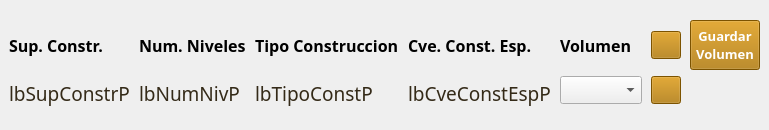
                   <widget class="QWidget" name="widget_8" native="true">
                    <property name="maximumSize">
                     <size>
                      <width>16777215</width>
                      <height>90</height>
                     </size>
                    </property>
                    <layout class="QGridLayout" name="gridLayout_12">
                     <property name="leftMargin">
                      <number>9</number>
                     </property>
                     <property name="topMargin">
                      <number>20</number>
                     </property>
                     <property name="rightMargin">
                      <number>9</number>
                     </property>
                     <property name="bottomMargin">
                      <number>20</number>
                     </property>
                     <property name="horizontalSpacing">
                      <number>9</number>
                     </property>
                     <item row="0" column="2">
                      <widget class="QLabel" name="label_40">
                       <property name="maximumSize">
                        <size>
                         <width>160</width>
                         <height>16777215</height>
                        </size>
                       </property>
                       <property name="font">
                        <font>
                         <family>Century Gothic</family>
                         <pointsize>12</pointsize>
                         <weight>75</weight>
                         <bold>true</bold>
                        </font>
                       </property>
                       <property name="text">
                        <string>Tipo Construccion</string>
                       </property>
                      </widget>
                     </item>
                     <item row="2" column="1" rowspan="2">
                      <widget class="QLabel" name="lbNumNivP">
                       <property name="font">
                        <font>
                         <family>Century Gothic</family>
                         <pointsize>14</pointsize>
                         <weight>50</weight>
                         <bold>false</bold>
                        </font>
                       </property>
                       <property name="styleSheet">
                        <string notr="true">color : rgb(52, 42, 24 )</string>
                       </property>
                       <property name="text">
                        <string>lbNumNivP</string>
                       </property>
                      </widget>
                     </item>
                     <item row="0" column="1">
                      <widget class="QLabel" name="label_33">
                       <property name="maximumSize">
                        <size>
                         <width>132</width>
                         <height>16777215</height>
                        </size>
                       </property>
                       <property name="font">
                        <font>
                         <family>Century Gothic</family>
                         <pointsize>12</pointsize>
                         <weight>75</weight>
                         <bold>true</bold>
                        </font>
                       </property>
                       <property name="text">
                        <string>Num. Niveles</string>
                       </property>
                      </widget>
                     </item>
                     <item row="2" column="2" rowspan="2">
                      <widget class="QLabel" name="lbTipoConstP">
                       <property name="maximumSize">
                        <size>
                         <width>160</width>
                         <height>16777215</height>
                        </size>
                       </property>
                       <property name="font">
                        <font>
                         <family>Century Gothic</family>
                         <pointsize>14</pointsize>
                         <weight>50</weight>
                         <bold>false</bold>
                        </font>
                       </property>
                       <property name="styleSheet">
                        <string notr="true">color : rgb(52, 42, 24 )</string>
                       </property>
                       <property name="text">
                        <string>lbTipoConstP</string>
                       </property>
                      </widget>
                     </item>
                     <item row="0" column="11">
                      <widget class="QPushButton" name="btnGuardaVolP">
                       <property name="sizePolicy">
                        <sizepolicy hsizetype="Minimum" vsizetype="Fixed">
                         <horstretch>70</horstretch>
                         <verstretch>50</verstretch>
                        </sizepolicy>
                       </property>
                       <property name="minimumSize">
                        <size>
                         <width>70</width>
                         <height>50</height>
                        </size>
                       </property>
                       <property name="maximumSize">
                        <size>
                         <width>60</width>
                         <height>16777215</height>
                        </size>
                       </property>
                       <property name="sizeIncrement">
                        <size>
                         <width>0</width>
                         <height>0</height>
                        </size>
                       </property>
                       <property name="baseSize">
                        <size>
                         <width>0</width>
                         <height>0</height>
                        </size>
                       </property>
                       <property name="font">
                        <font>
                         <family>Century Gothic</family>
                         <pointsize>10</pointsize>
                         <weight>75</weight>
                         <bold>true</bold>
                        </font>
                       </property>
                       <property name="styleSheet">
                        <string notr="true">background : rgb(174, 116, 0);
color : rgb(255, 255, 255)</string>
                       </property>
                       <property name="text">
                        <string>Guardar
Volumen</string>
                       </property>
                      </widget>
                     </item>
                     <item row="0" column="0">
                      <widget class="QLabel" name="label_32">
                       <property name="maximumSize">
                        <size>
                         <width>160</width>
                         <height>224</height>
                        </size>
                       </property>
                       <property name="font">
                        <font>
                         <family>Century Gothic</family>
                         <pointsize>12</pointsize>
                         <weight>75</weight>
                         <bold>true</bold>
                        </font>
                       </property>
                       <property name="text">
                        <string>Sup. Constr.</string>
                       </property>
                      </widget>
                     </item>
                     <item row="0" column="5">
                      <widget class="QPushButton" name="btnDelConstrP">
                       <property name="minimumSize">
                        <size>
                         <width>30</width>
                         <height>28</height>
                        </size>
                       </property>
                       <property name="maximumSize">
                        <size>
                         <width>30</width>
                         <height>28</height>
                        </size>
                       </property>
                       <property name="styleSheet">
                        <string notr="true">background : rgb(174, 116, 0);
color : rgb(255, 255, 255)</string>
                       </property>
                       <property name="text">
                        <string/>
                       </property>
                       <property name="icon">
                        <iconset>
                         <normaloff>:/cedula/icons/remove_one.png</normaloff>:/cedula/icons/remove_one.png</iconset>
                       </property>
                      </widget>
                     </item>
                     <item row="0" column="4">
                      <widget class="QLabel" name="label_31">
                       <property name="font">
                        <font>
                         <family>Century Gothic</family>
                         <pointsize>12</pointsize>
                         <weight>75</weight>
                         <bold>true</bold>
                        </font>
                       </property>
                       <property name="text">
                        <string>Volumen</string>
                       </property>
                      </widget>
                     </item>
                     <item row="2" column="4">
                      <widget class="QComboBox" name="cmbVolumenP">
                       <property name="minimumSize">
                        <size>
                         <width>0</width>
                         <height>28</height>
                        </size>
                       </property>
                       <property name="maximumSize">
                        <size>
                         <width>82</width>
                         <height>28</height>
                        </size>
                       </property>
                       <property name="font">
                        <font>
                         <pointsize>14</pointsize>
                         <weight>75</weight>
                         <bold>true</bold>
                        </font>
                       </property>
                       <property name="styleSheet">
                        <string notr="true">QComboBox QAbstractItemView::item { min-height: 25;}
QListView{color: black ; font-size: 16px; outline:none; font-weight:bold}QListView::item:selected { color: red; background-color: lightgray;}</string>
                       </property>
                      </widget>
                     </item>
                     <item row="2" column="3" rowspan="2">
                      <widget class="QLabel" name="lbCveConstEspP">
                       <property name="maximumSize">
                        <size>
                         <width>172</width>
                         <height>16777215</height>
                        </size>
                       </property>
                       <property name="font">
                        <font>
                         <family>Century Gothic</family>
                         <pointsize>14</pointsize>
                         <weight>50</weight>
                         <bold>false</bold>
                        </font>
                       </property>
                       <property name="styleSheet">
                        <string notr="true">color : rgb(52, 42, 24 )</string>
                       </property>
                       <property name="text">
                        <string>lbCveConstEspP</string>
                       </property>
                      </widget>
                     </item>
                     <item row="0" column="3">
                      <widget class="QLabel" name="lbCveConstEspP_2">
                       <property name="maximumSize">
                        <size>
                         <width>160</width>
                         <height>16777215</height>
                        </size>
                       </property>
                       <property name="font">
                        <font>
                         <family>Century Gothic</family>
                         <pointsize>12</pointsize>
                         <weight>75</weight>
                         <bold>true</bold>
                        </font>
                       </property>
                       <property name="text">
                        <string>Cve. Const. Esp.</string>
                       </property>
                      </widget>
                     </item>
                     <item row="2" column="5">
                      <widget class="QPushButton" name="btnAddConstP">
                       <property name="minimumSize">
                        <size>
                         <width>30</width>
                         <height>28</height>
                        </size>
                       </property>
                       <property name="maximumSize">
                        <size>
                         <width>30</width>
                         <height>28</height>
                        </size>
                       </property>
                       <property name="styleSheet">
                        <string notr="true">background : rgb(174, 116, 0);
color : rgb(255, 255, 255)</string>
                       </property>
                       <property name="text">
                        <string/>
                       </property>
                       <property name="icon">
                        <iconset>
                         <normaloff>:/cedula/icons/add.png</normaloff>:/cedula/icons/add.png</iconset>
                       </property>
                      </widget>
                     </item>
                     <item row="2" column="0" rowspan="2">
                      <widget class="QLabel" name="lbSupConstrP">
                       <property name="maximumSize">
                        <size>
                         <width>132</width>
                         <height>16777215</height>
                        </size>
                       </property>
                       <property name="font">
                        <font>
                         <family>Century Gothic</family>
                         <pointsize>14</pointsize>
                         <weight>50</weight>
                         <bold>false</bold>
                        </font>
                       </property>
                       <property name="styleSheet">
                        <string notr="true">color : rgb(52, 42, 24 )</string>
                       </property>
                       <property name="text">
                        <string>lbSupConstrP</string>
                       </property>
                      </widget>
                     </item>
                    </layout>
                   </widget>
